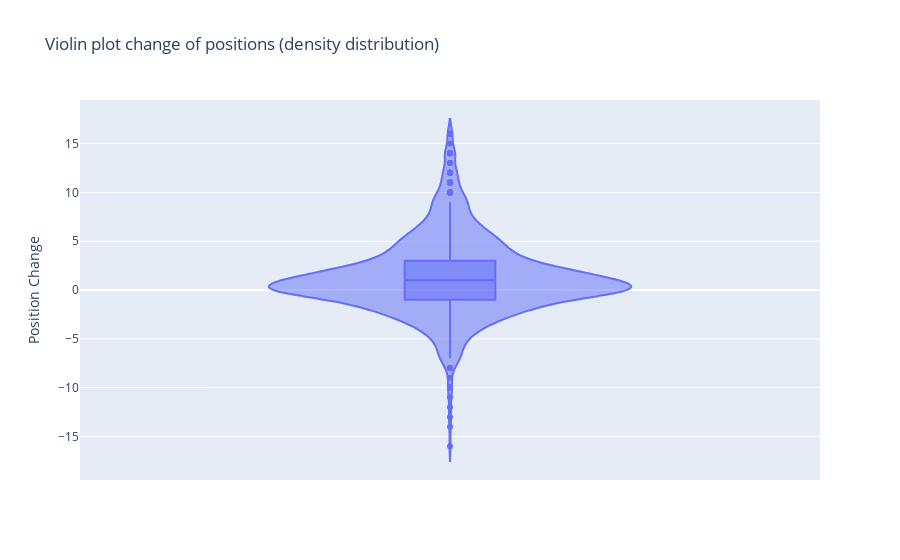

The notebook cell this image was saved under:
### Code cell
# Violin plot of Position Change
fig3 = px.violin(
    df_finished, 
    y='PosChange', 
    box=True,  # Shows box plot inside
    title='Violin plot change of positions (density distribution)',
    labels={'PosChange': 'Position Change'}
)
fig3.show()

### Figure 1 — Plotly figure (JSON) as saved in the notebook; plotly's stock layout.template omitted (floating-point values rounded to 4 significant figures; data arrays with more than 128 entries replaced by an {"elided": "..."} marker saying what was removed)
{"data": [{"alignmentgroup": "True", "box": {"visible": true}, "hovertemplate": "Position Change=%{y}<extra></extra>", "legendgroup": "", "marker": {"color": "#636efa"}, "name": "", "offsetgroup": "", "orientation": "v", "scalegroup": "True", "showlegend": false, "type": "violin", "x0": " ", "xaxis": "x", "y": {"elided": "1214 float values"}, "y0": " ", "yaxis": "y"}], "layout": {"legend": {"tracegroupgap": 0}, "title": {"text": "Violin plot change of positions (density distribution)"}, "violinmode": "group", "xaxis": {"anchor": "y", "domain": [0, 1]}, "yaxis": {"anchor": "x", "domain": [0, 1], "title": {"text": "Position Change"}}}}
